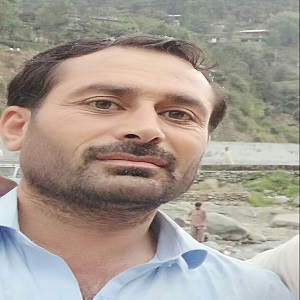
#> input picture resources/inampic.jpg, 300 x 300 px, found by its file name
$ jupyter execute Ch_3.ipynb
#> lines starting #> are read from the running program, lines starting #| are printed output that depends on the picture
## Conversion to Grayscale

[cell 1]
## Converting an image into grayscale

#Import libraries
import cv2 as cv
from cv2 import cvtColor


img = cv.imread("resources/inampic.jpg")
#> img is the input picture: shape (300, 300, 3); mean B, G, R 145.6, 155.2, 165.2
img = cv.resize(img, (600, 400))
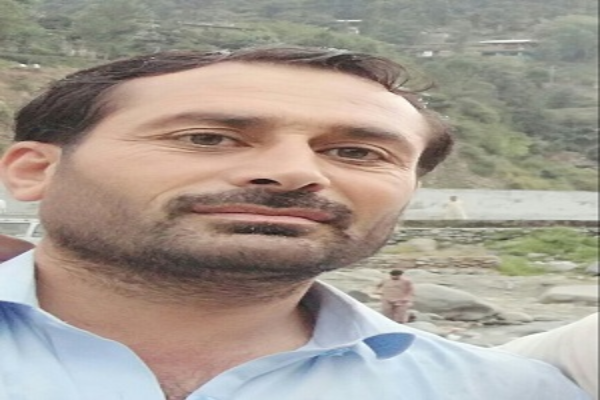
#> img: shape (400, 600, 3); mean B, G, R 145.5, 155.1, 165.1

# Conversion to grayscale
gray_img = cvtColor(img, cv.COLOR_BGR2GRAY)
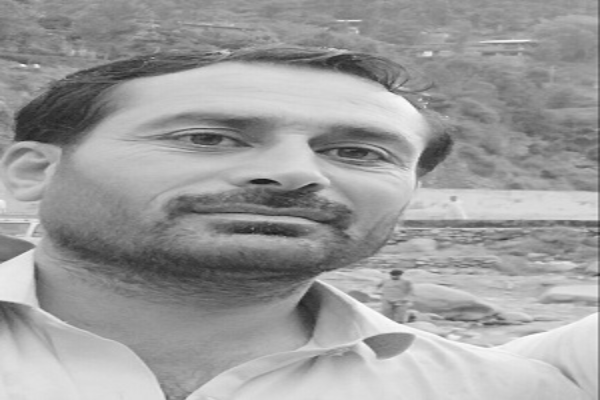
#> gray_img: shape (400, 600); min 24, max 253, mean 157

# Display code
cv.imshow('original', img)
cv.imshow('Another image', gray_img)

# delay code
cv.waitKey(0)
cv.destroyAllWindows()
